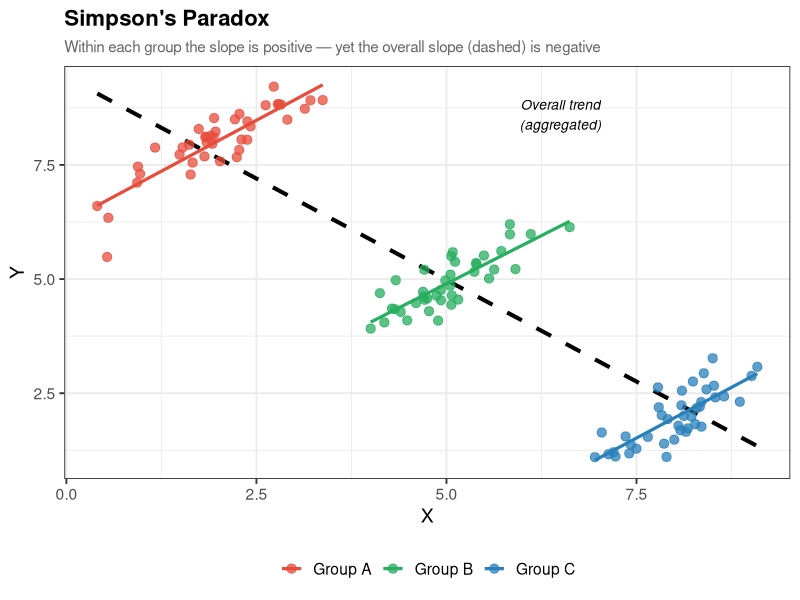
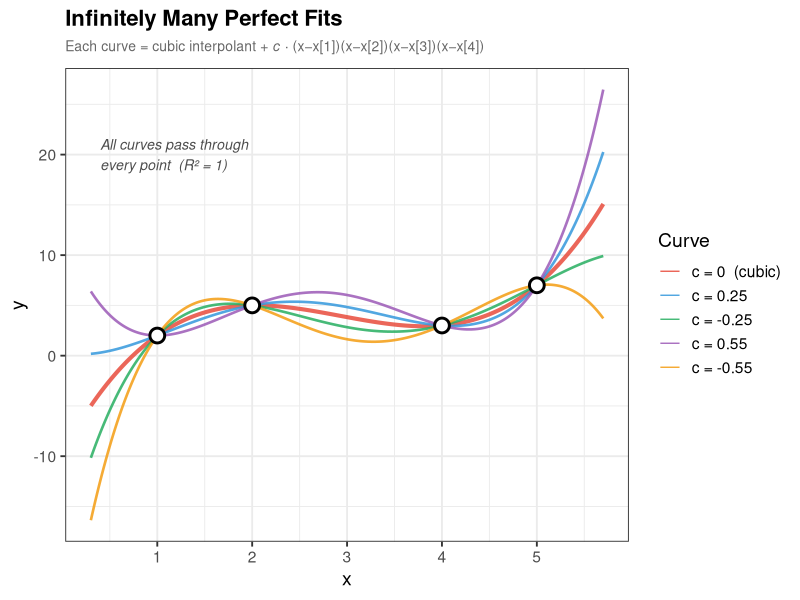
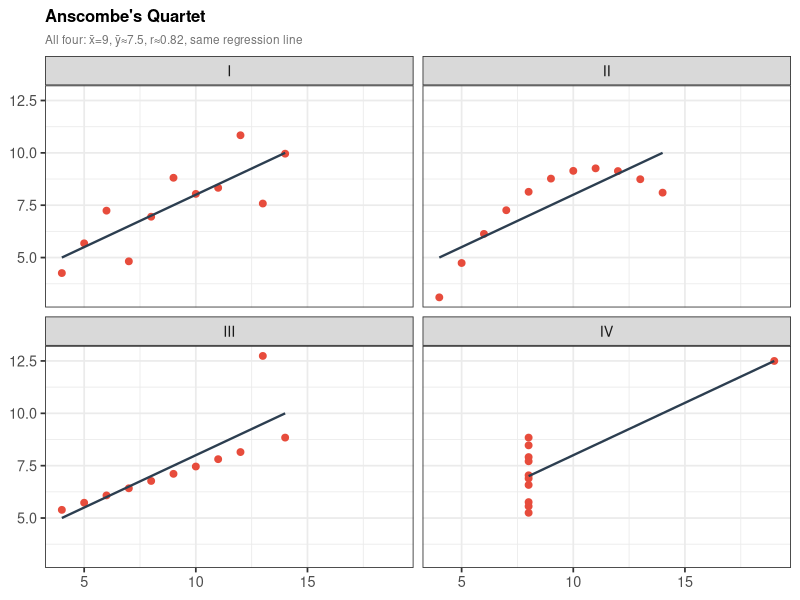
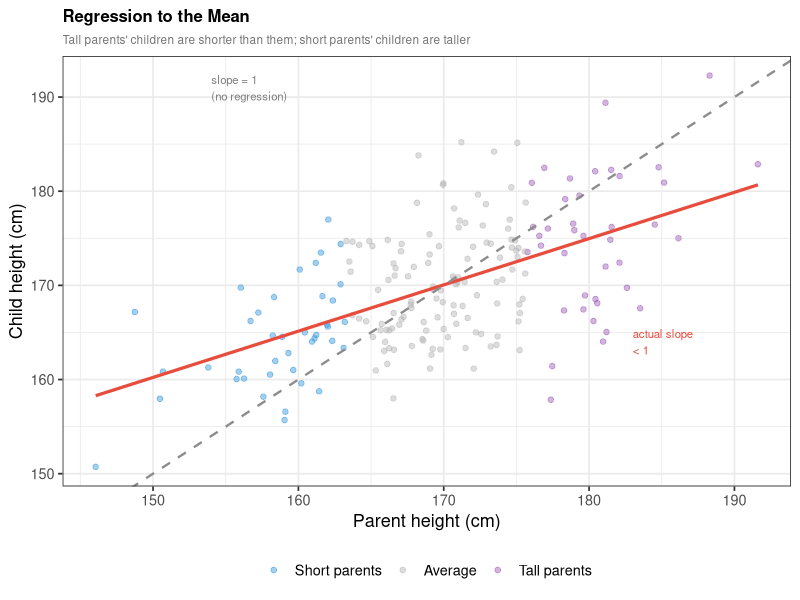
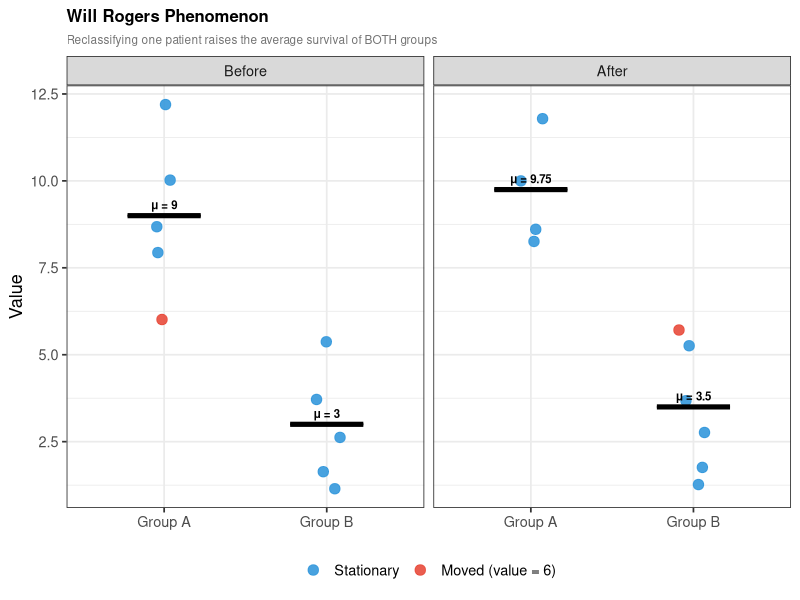
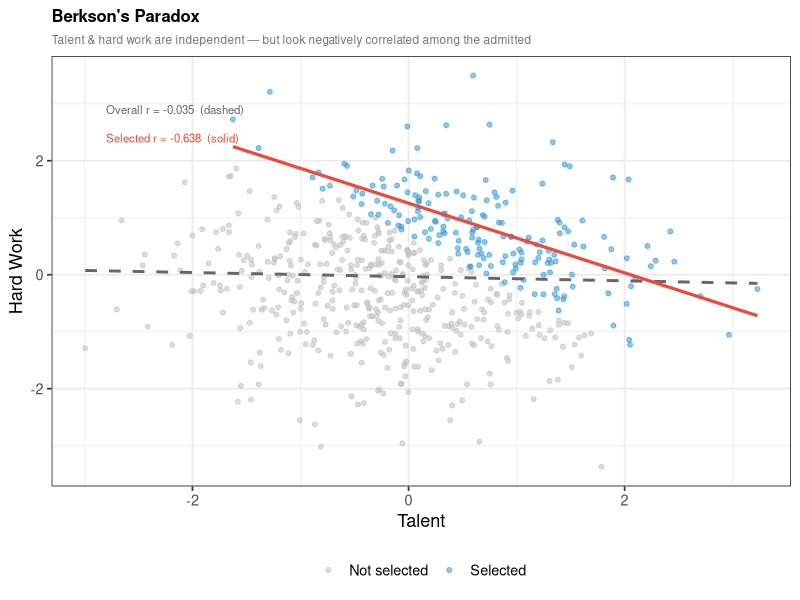
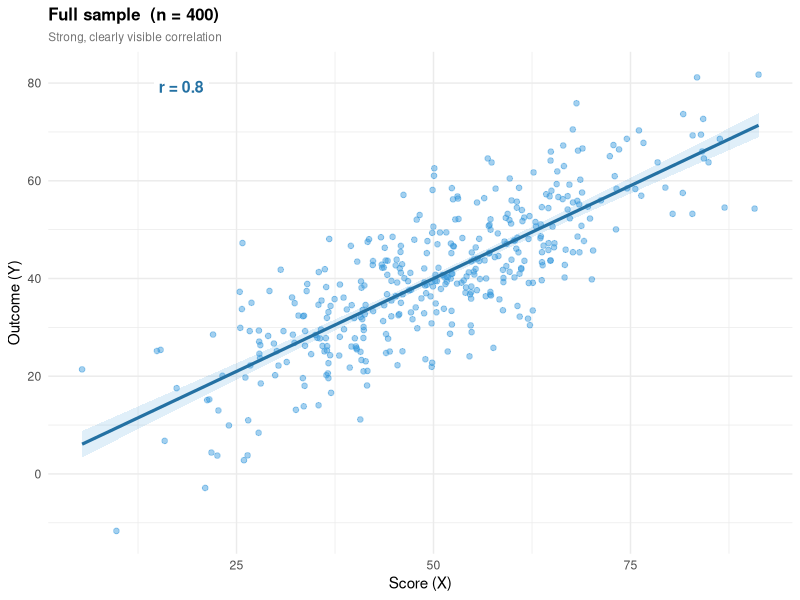
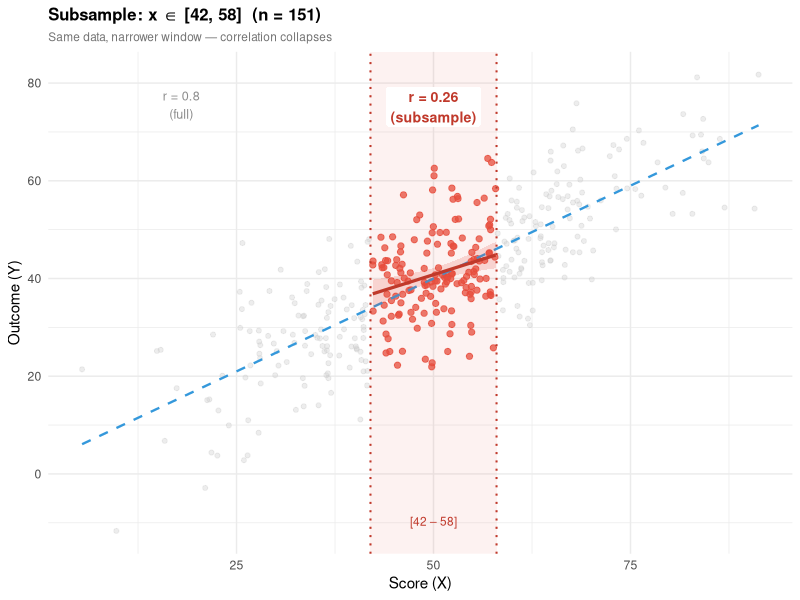

Write R code to recreate these figures, in order.
## ---- chunk 1
knitr::opts_chunk$set(
  echo = TRUE, message = FALSE, warning = FALSE,
  fig.align = "center", fig.width = 7, fig.height = 5
)
if (!requireNamespace("patchwork", quietly = TRUE)) install.packages("patchwork")
library(ggplot2)
library(patchwork)
## ---- chunk 2
set.seed(42)
n <- 40

# Three groups: each has a positive local slope,
# but they're staggered so the global slope is negative.
make_group <- function(mx, my, label) {
  x <- rnorm(n, mean = mx, sd = 0.6)
  y <- my + 0.9 * (x - mx) + rnorm(n, sd = 0.4)
  data.frame(x = x, y = y, group = label)
}

dat <- rbind(
  make_group(mx = 2, my = 8, label = "Group A"),
  make_group(mx = 5, my = 5, label = "Group B"),
  make_group(mx = 8, my = 2, label = "Group C")
)

ggplot(dat, aes(x = x, y = y)) +
  # Overall (aggregated) trend — negative
  geom_smooth(
    method  = "lm", se = FALSE,
    color   = "black", linetype = "dashed", linewidth = 1.4
  ) +
  # Per-group trends — positive
  geom_smooth(
    aes(color = group),
    method = "lm", se = FALSE, linewidth = 1.1
  ) +
  # Points
  geom_point(aes(color = group), size = 2.8, alpha = 0.75) +
  scale_color_manual(
    values = c("Group A" = "#E74C3C",
               "Group B" = "#27AE60",
               "Group C" = "#2980B9")
  ) +
  annotate(
    "text", x = 6.5, y = 8.6, label = "Overall trend\n(aggregated)",
    size = 3.5, color = "black", fontface = "italic"
  ) +
  labs(
    title    = "Simpson's Paradox",
    subtitle = "Within each group the slope is positive — yet the overall slope (dashed) is negative",
    x        = "X",
    y        = "Y",
    color    = NULL
  ) +
  theme_bw(base_size = 14) +
  theme(
    plot.title    = element_text(face = "bold", size = 16),
    plot.subtitle = element_text(color = "grey40", size = 11),
    legend.position = "bottom",
  )
## ---- chunk 3
# --- 4 data points ---
pts <- data.frame(
  x = c(1, 2, 4, 5),
  y = c(2, 5, 3, 7)
)

# --- Base: unique cubic interpolant through all 4 points ---
fit <- lm(y ~ poly(x, 3, raw = TRUE), data = pts)

x_seq <- seq(0.3, 5.7, length.out = 600)
y_base <- predict(fit, newdata = data.frame(x = x_seq))

# --- "Wiggle" term: zero at every data point, so adding it keeps R²=1 ---
wiggle <- (x_seq - pts$x[1]) *
  (x_seq - pts$x[2]) *
  (x_seq - pts$x[3]) *
  (x_seq - pts$x[4])

# --- Build family of perfect-fit curves by varying c ---
c_vals  <- c(0, 0.25, -0.25, 0.55, -0.55)
c_labels <- c("c = 0  (cubic)", "c = 0.25", "c = -0.25", "c = 0.55", "c = -0.55")

curves <- do.call(rbind, lapply(seq_along(c_vals), function(i) {
  data.frame(
    x     = x_seq,
    y     = y_base + c_vals[i] * wiggle,
    curve = c_labels[i]
  )
}))

curves$curve <- factor(curves$curve, levels = c_labels)

ggplot() +
  geom_line(
    data  = curves,
    aes(x = x, y = y, color = curve, linewidth = curve == "c = 0  (cubic)"),
    alpha = 0.85
  ) +
  scale_linewidth_manual(values = c(`TRUE` = 1.4, `FALSE` = 0.9), guide = "none") +
  geom_point(
    data  = pts,
    aes(x = x, y = y),
    size  = 4, shape = 21, fill = "white", color = "black", stroke = 1.5
  ) +
  scale_color_manual(
    values = c(
      "c = 0  (cubic)" = "#E74C3C",
      "c = 0.25"       = "#3498DB",
      "c = -0.25"      = "#27AE60",
      "c = 0.55"       = "#9B59B6",
      "c = -0.55"      = "#F39C12"
    )
  ) +
  annotate(
    "text", x = 0.4, y = 20,
    label    = "All curves pass through\nevery point  (R² = 1)",
    hjust    = 0, size = 3.6, color = "grey30", fontface = "italic"
  ) +
  labs(
    title    = "Infinitely Many Perfect Fits",
    subtitle = expression(
      "Each curve = cubic interpolant + " * italic(c) * " · (x−x[1])(x−x[2])(x−x[3])(x−x[4])"
    ),
    x     = "x",
    y     = "y",
    color = "Curve"
  ) +
  theme_bw(base_size = 14) +
  theme(
    plot.title    = element_text(face = "bold", size = 16),
    plot.subtitle = element_text(color = "grey40", size = 10),
    legend.position = "right"
  )
## ---- chunk 4
t <- theme_bw(base_size = 13) +
  theme(
    plot.title    = element_text(face = "bold", size = 12),
    plot.subtitle = element_text(color = "grey45", size = 8.5),
    legend.position = "bottom",
    legend.key.size = unit(0.5, "lines")
  )

data(anscombe)
al <- data.frame(
  x = c(anscombe$x1, anscombe$x2, anscombe$x3, anscombe$x4),
  y = c(anscombe$y1, anscombe$y2, anscombe$y3, anscombe$y4),
  ds = factor(rep(c("I", "II", "III", "IV"), each = 11))
)

p1 <- ggplot(al, aes(x, y)) +
  geom_point(color = "#E74C3C", size = 2) +
  geom_smooth(method = "lm", se = FALSE, color = "#2C3E50", linewidth = 0.8) +
  facet_wrap(~ds, nrow = 2) +
  labs(
    title    = "Anscombe's Quartet",
    subtitle = "All four: x̄=9, ȳ≈7.5, r≈0.82, same regression line",
    x = NULL, y = NULL
  ) + t

p1
## ---- chunk 5
set.seed(42)
n        <- 200
parent   <- rnorm(n, 170, 8)
child    <- 170 + 0.55 * (parent - 170) + rnorm(n, 0, 6)
rtm      <- data.frame(parent, child)

# Classify parents as short / average / tall for coloring
rtm$cat <- cut(rtm$parent,
               breaks = quantile(rtm$parent, c(0, .2, .8, 1)),
               labels = c("Short parents", "Average", "Tall parents"),
               include.lowest = TRUE)

p2 <- ggplot(rtm, aes(parent, child, color = cat)) +
  geom_point(alpha = 0.45, size = 1.6) +
  geom_smooth(data = rtm, aes(parent, child), inherit.aes = FALSE,
              method = "lm", se = FALSE, color = "#E74C3C", linewidth = 1.1) +
  geom_abline(slope = 1, intercept = 0, linetype = "dashed",
              color = "grey55", linewidth = 0.8) +
  annotate("text", x = 154, y = 191,
           label = "slope = 1\n(no regression)", size = 2.9,
           color = "grey50", hjust = 0) +
  annotate("text", x = 183, y = 164,
           label = "actual slope\n< 1", size = 2.9,
           color = "#E74C3C", hjust = 0) +
  scale_color_manual(
    values = c("Short parents" = "#3498DB",
               "Average"       = "grey70",
               "Tall parents"  = "#9B59B6"),
    name = NULL
  ) +
  labs(
    title    = "Regression to the Mean",
    subtitle = "Tall parents' children are shorter than them; short parents' children are taller",
    x = "Parent height (cm)", y = "Child height (cm)"
  ) + theme_bw(base_size = 13) +
  theme(plot.title = element_text(face = "bold", size = 12),
        plot.subtitle = element_text(color = "grey45", size = 8.5),
        legend.position = "bottom")

p2
## ---- chunk 6
a_before <- c(6, 8, 9, 10, 12)   # mean = 9.0
b_before <- c(1, 2, 3, 4,  5)   # mean = 3.0
# Move 6 from A -> B:  new mean A = 9.75 (+0.75),  new mean B = 3.5 (+0.5)
a_after  <- c(8, 9, 10, 12)
b_after  <- c(1, 2,  3,  4,  5, 6)

make_wr <- function(vals, group, timing, moved_val = NULL) {
  data.frame(
    value  = vals,
    group  = group,
    timing = timing,
    moved  = if (!is.null(moved_val)) vals == moved_val else FALSE
  )
}

wr <- rbind(
  make_wr(a_before, "Group A", "Before", 6),
  make_wr(b_before, "Group B", "Before"),
  make_wr(a_after,  "Group A", "After"),
  make_wr(b_after,  "Group B", "After", 6)
)
wr$timing <- factor(wr$timing, levels = c("Before", "After"))

wr_means <- aggregate(value ~ group + timing, wr, mean)

p3 <- ggplot(wr, aes(x = group, y = value)) +
  geom_jitter(aes(color = moved), width = 0.09, size = 3.2, alpha = 0.9) +
  geom_crossbar(data = wr_means, aes(y = value, ymin = value, ymax = value),
                width = 0.45, color = "black", linewidth = 0.7) +
  geom_text(data = wr_means,
            aes(y = value, label = paste0("μ = ", round(value, 2))),
            vjust = -0.7, size = 2.9, fontface = "bold") +
  facet_wrap(~timing) +
  scale_color_manual(
    values = c(`FALSE` = "#3498DB", `TRUE` = "#E74C3C"),
    labels = c("Stationary", "Moved (value = 6)"),
    name   = NULL
  ) +
  labs(
    title    = "Will Rogers Phenomenon",
    subtitle = "Reclassifying one patient raises the average survival of BOTH groups",
    x = NULL, y = "Value"
  ) + theme_bw(base_size = 13) +
  theme(plot.title = element_text(face = "bold", size = 12),
        plot.subtitle = element_text(color = "grey45", size = 8.5),
        legend.position = "bottom")

p3
## ---- chunk 7
set.seed(42)
n2        <- 600
talent    <- rnorm(n2)
hardwork  <- rnorm(n2)
selected  <- (talent + hardwork) > 0.7

berk <- data.frame(talent, hardwork, selected)

r_all <- round(cor(talent, hardwork), 3)
r_sel <- round(cor(talent[selected], hardwork[selected]), 3)

p4 <- ggplot(berk, aes(talent, hardwork, color = selected)) +
  geom_point(size = 1.4, alpha = 0.55) +
  geom_smooth(data = berk, aes(talent, hardwork), inherit.aes = FALSE,
              method = "lm", se = FALSE,
              color = "grey40", linewidth = 1, linetype = "dashed") +
  geom_smooth(data = subset(berk, selected), aes(talent, hardwork),
              inherit.aes = FALSE,
              method = "lm", se = FALSE,
              color = "#E74C3C", linewidth = 1.1) +
  scale_color_manual(
    values = c(`FALSE` = "grey75", `TRUE` = "#3498DB"),
    labels = c("Not selected", "Selected"),
    name   = NULL
  ) +
  annotate("text", x = -2.8, y = 2.9,
           label = paste0("Overall r = ", r_all, "  (dashed)"),
           hjust = 0, size = 2.9, color = "grey40") +
  annotate("text", x = -2.8, y = 2.4,
           label = paste0("Selected r = ", r_sel, "  (solid)"),
           hjust = 0, size = 2.9, color = "#E74C3C") +
  labs(
    title    = "Berkson's Paradox",
    subtitle = "Talent & hard work are independent — but look negatively correlated among the admitted",
    x = "Talent", y = "Hard Work"
  ) + theme_bw(base_size = 13) +
  theme(plot.title = element_text(face = "bold", size = 12),
        plot.subtitle = element_text(color = "grey45", size = 8.5),
        legend.position = "bottom")

p4
## ---- chunk 8
set.seed(7)
n <- 400

# True relationship: x and y with r ~ 0.80
x   <- rnorm(n, mean = 50, sd = 15)
eps <- rnorm(n, sd = 15 * sqrt(1 - 0.80^2))
y   <- 0.80 * x + eps

dat       <- data.frame(x = x, y = y)
r_full    <- cor(x, y)

lo <- 42; hi <- 58
dat$selected <- x >= lo & x <= hi
r_sub <- cor(x[dat$selected], y[dat$selected])

t <- theme_minimal(base_size = 11) +
  theme(
    plot.title    = element_text(face = "bold", size = 12),
    plot.subtitle = element_text(color = "grey45", size = 8.5)
  )

p1 <- ggplot(dat, aes(x, y)) +
  geom_point(color = "#3498DB", alpha = 0.45, size = 1.6) +
  geom_smooth(method = "lm", se = TRUE, fill = "#3498DB",
              color = "#2471A3", linewidth = 1.1, alpha = 0.15) +
  annotate("label", x = 18, y = max(y) * 0.97,
           label = paste0("r = ", round(r_full, 2)),
           size = 4, fontface = "bold", color = "#2471A3",
           fill = "white", label.size = 0) +
  labs(
    title    = "Full sample  (n = 400)",
    subtitle = "Strong, clearly visible correlation",
    x = "Score (X)", y = "Outcome (Y)"
  ) + t

p1
## ---- chunk 9
p2 <- ggplot(dat, aes(x, y)) +
  # shade the selected window
  annotate("rect", xmin = lo, xmax = hi, ymin = -Inf, ymax = Inf,
           fill = "#E74C3C", alpha = 0.07) +
  # grey out out-of-range points
  geom_point(data = subset(dat, !selected),
             color = "grey80", alpha = 0.35, size = 1.4) +
  # highlight in-range points
  geom_point(data = subset(dat, selected),
             color = "#E74C3C", alpha = 0.75, size = 1.8) +
  # full-sample regression (ghost)
  geom_smooth(method = "lm", se = FALSE,
              color = "#3498DB", linewidth = 0.8,
              linetype = "dashed", alpha = 0.6) +
  # subsample regression
  geom_smooth(data = subset(dat, selected), method = "lm", se = TRUE,
              fill = "#E74C3C", color = "#C0392B",
              linewidth = 1.1, alpha = 0.18) +
  # boundary markers
  geom_vline(xintercept = c(lo, hi), linetype = "dotted",
             color = "#C0392B", linewidth = 0.7) +
  annotate("label", x = (lo + hi) / 2, y = max(y) * 0.97,
           label = paste0("r = ", round(r_sub, 2), "\n(subsample)"),
           size = 3.6, fontface = "bold", color = "#C0392B",
           fill = "white", label.size = 0, vjust = 1) +
  annotate("label", x = 18, y = max(y) * 0.97,
           label = paste0("r = ", round(r_full, 2), "\n(full)"),
           size = 3.2, color = "grey55", fill = "white",
           label.size = 0, vjust = 1) +
  annotate("text", x = (lo + hi) / 2, y = min(y) + 2,
           label = paste0("[", lo, " – ", hi, "]"),
           size = 3, color = "#C0392B") +
  labs(
    title    = paste0("Subsample: x ∈ [", lo, ", ", hi, "]  (n = ",
                      sum(dat$selected), ")"),
    subtitle = "Same data, narrower window — correlation collapses",
    x = "Score (X)", y = "Outcome (Y)"
  ) + t

p2
## ---- chunk 10
half_widths <- seq(4, 44, by = 2)
curve_dat <- do.call(rbind, lapply(half_widths, function(hw) {
  sub <- dat[abs(dat$x - 50) < hw, ]
  data.frame(
    window_width = hw * 2,
    r            = if (nrow(sub) >= 10) cor(sub$x, sub$y) else NA,
    n_sub        = nrow(sub)
  )
}))
curve_dat <- curve_dat[!is.na(curve_dat$r), ]

used_width <- hi - lo

p3 <- ggplot(curve_dat, aes(window_width, r)) +
  geom_hline(yintercept = r_full, linetype = "dashed",
             color = "#3498DB", linewidth = 0.9) +
  geom_line(color = "#E74C3C", linewidth = 1.1) +
  geom_point(color = "#E74C3C", size = 2) +
  geom_vline(xintercept = used_width, linetype = "dotted",
             color = "#C0392B", linewidth = 0.8) +
  geom_point(data = curve_dat[curve_dat$window_width == used_width, ],
             size = 4, shape = 21, fill = "#E74C3C", color = "black", stroke = 1) +
  annotate("text", x = used_width + 1.5, y = 0.12,
           label = paste0("panel 2\n(width=", used_width, ")"),
           hjust = 0, size = 3, color = "#C0392B") +
  annotate("text", x = max(curve_dat$window_width) - 1,
           y = r_full + 0.025,
           label = paste0("true r = ", round(r_full, 2)),
           hjust = 1, size = 3.2, color = "#3498DB") +
  scale_y_continuous(limits = c(0, 1)) +
  labs(
    title    = "Observed r vs. Range Width",
    subtitle = "Narrowing the observed range drives correlation to zero",
    x = "Width of observed x-window",
    y = "Observed Pearson r"
  ) + t

p3
## ---- chunk 11
C1 <- "#E74C3C"; C2 <- "#3498DB"; C3 <- "#27AE60"
C4 <- "#9B59B6"; C5 <- "#F39C12"; CG <- "grey55"

t <- theme_bw(base_size = 13) + theme(
  plot.title      = element_text(face = "bold", size = 12),
  plot.subtitle   = element_text(color = "grey45", size = 8.5, lineheight = 1.2),
  legend.position = "bottom",
  legend.key.size = unit(0.4, "lines"),
  legend.text     = element_text(size = 8)
)

bd <- data.frame(n = 1:70)
bd$prob <- sapply(bd$n, function(n) 1 - prod((365:(365 - n + 1)) / 365))

p1 <- ggplot(bd, aes(n, prob)) +
  geom_ribbon(aes(ymin = 0, ymax = prob), fill = C2, alpha = 0.12) +
  geom_line(color = C2, linewidth = 1.1) +
  geom_hline(yintercept = 0.5, linetype = "dashed", color = CG) +
  geom_vline(xintercept = 23, linetype = "dotted", color = C1) +
  geom_point(data = bd[bd$n == 23, ], size = 3.5,
             shape = 21, fill = "white", color = C1, stroke = 1.5) +
  annotate("text", x = 26, y = 0.36, hjust = 0, size = 2.9, color = C1,
           label = "n = 23\np > 50%") +
  scale_y_continuous(labels = function(x) paste0(round(x * 100), "%"),
                     limits = c(0, 1)) +
  labs(title = "Birthday Paradox",
       subtitle = "P(≥2 shared birthdays) by group size",
       x = "People in group", y = "Probability") + t

p1
## ---- chunk 12
prev_seq <- seq(0.001, 0.30, length.out = 300)
sens <- 0.99; spec <- 0.99
ppv  <- (sens * prev_seq) / (sens * prev_seq + (1 - spec) * (1 - prev_seq))
fp_dat <- data.frame(prev = prev_seq, ppv = ppv)

hit <- fp_dat[which.min(abs(fp_dat$prev - 0.01)), ]

p2 <- ggplot(fp_dat, aes(prev, ppv)) +
  geom_ribbon(aes(ymin = 0, ymax = ppv), fill = C1, alpha = 0.10) +
  geom_line(color = C1, linewidth = 1.1) +
  geom_hline(yintercept = 0.5, linetype = "dashed", color = CG) +
  geom_vline(xintercept = 0.01, linetype = "dotted", color = C4) +
  geom_point(data = hit, size = 3.5,
             shape = 21, fill = "white", color = C4, stroke = 1.5) +
  annotate("text", x = 0.014, y = 0.30, hjust = 0, size = 2.9, color = C4,
           label = "1% prevalence\nPPV ≈ 50%!") +
  scale_x_continuous(labels = function(x) paste0(x * 100, "%")) +
  scale_y_continuous(labels = function(x) paste0(round(x * 100), "%"),
                     limits = c(0, 1)) +
  labs(title = "False Positive Paradox",
       subtitle = "P(truly sick | positive test)  [sens = spec = 99%]",
       x = "True disease prevalence", y = "Positive predictive value") + t

p2
## ---- chunk 13
play_game <- function(game, capital) {
  p <- if (game == "A") 0.495 else if (capital %% 3 == 0) 0.095 else 0.745
  capital + if (runif(1) < p) 1L else -1L
}

run_strat <- function(strategy, rounds = 300) {
  cap <- 0L
  sapply(seq_len(rounds), function(i) {
    g <- if (strategy == "A") "A"
    else if (strategy == "B") "B"
    else if (i %% 2 == 1) "A" else "B"
    cap <<- play_game(g, cap)
    cap
  })
}

n_sims <- 40
par_dat <- do.call(rbind, lapply(c("A", "B", "A+B (alternating)"), function(strat) {
  do.call(rbind, lapply(seq_len(n_sims), function(s) {
    set.seed(s * 17)
    data.frame(round = seq_len(300), capital = run_strat(strat),
               sim = s, strategy = strat)
  }))
}))
par_mean <- aggregate(capital ~ round + strategy, par_dat, mean)

p3 <- ggplot(par_dat, aes(round, capital,
                          group = interaction(sim, strategy), color = strategy)) +
  geom_line(alpha = 0.07, linewidth = 0.4) +
  geom_line(data = par_mean, aes(group = strategy), linewidth = 1.3) +
  geom_hline(yintercept = 0, linetype = "dashed", color = "black", linewidth = 0.6) +
  scale_color_manual(
    values = c("A" = C1, "B" = CG, "A+B (alternating)" = C3),
    labels = c("Game A  (losing)", "Game B  (losing)", "Alternate A+B  (winning!)")
  ) +
  labs(title = "Parrondo's Paradox",
       subtitle = "Two losing games → winning strategy when alternated",
       x = "Round", y = "Capital", color = NULL) + t

p3
## ---- chunk 14
set.seed(42)
n_surv <- 500
quality <- rnorm(n_surv, 50, 12)
luck    <- rnorm(n_surv, 0, 18)
outcome <- 0.3 * quality + luck + 20
sv_dat  <- data.frame(quality, outcome, survived = outcome > 55)

p4 <- ggplot(sv_dat, aes(quality, outcome)) +
  geom_point(data = subset(sv_dat, !survived),
             color = "grey82", size = 1.3, alpha = 0.55) +
  geom_point(data = subset(sv_dat, survived),
             color = C2, size = 1.6, alpha = 0.75) +
  geom_smooth(method = "lm", se = FALSE, color = CG,
              linetype = "dashed", linewidth = 0.9) +
  geom_smooth(data = subset(sv_dat, survived),
              method = "lm", se = FALSE, color = C2, linewidth = 1.1) +
  geom_hline(yintercept = 55, linetype = "dotted", color = C1, linewidth = 0.7) +
  annotate("text", x = 17, y = 57.5, hjust = 0, size = 2.7, color = C1,
           label = "success threshold") +
  annotate("text", x = 74, y = 22,  hjust = 1, size = 2.7, color = "grey60",
           label = "unseen failures") +
  annotate("text", x = 74, y = 84,  hjust = 1, size = 2.7, color = C2,
           label = "observed survivors") +
  labs(title = "Survivorship Bias",
       subtitle = "Survivors (blue) make quality look more decisive than it is",
       x = "Quality", y = "Outcome") + t

p4
## ---- chunk 15
set.seed(42)
n_gaps  <- 4000
gap_all <- rexp(n_gaps, rate = 1 / 10)
gap_hit <- sample(gap_all, n_gaps, replace = TRUE, prob = gap_all / sum(gap_all))

insp_dat <- data.frame(
  gap    = c(gap_all, gap_hit),
  source = rep(c(paste0("All gaps  (mean = ", round(mean(gap_all), 1), " min)"),
                 paste0("Gap you land in  (mean = ", round(mean(gap_hit), 1), " min)")),
               each = n_gaps)
)

p5 <- ggplot(insp_dat, aes(gap, fill = source, color = source)) +
  geom_density(alpha = 0.30, linewidth = 0.9) +
  geom_vline(aes(xintercept = mean(gap_all)), color = C2,
             linetype = "dashed", linewidth = 0.8) +
  geom_vline(aes(xintercept = mean(gap_hit)), color = C1,
             linetype = "dashed", linewidth = 0.8) +
  annotate("text", x = mean(gap_all) + 1, y = 0.068,
           label = paste0(round(mean(gap_all), 1), " min"), hjust = 0,
           size = 2.8, color = C2) +
  annotate("text", x = mean(gap_hit) + 1, y = 0.068,
           label = paste0(round(mean(gap_hit), 1), " min"), hjust = 0,
           size = 2.8, color = C1) +
  scale_x_continuous(limits = c(0, 60)) +
  scale_fill_manual( values = c(C2, C1), name = NULL) +
  scale_color_manual(values = c(C2, C1), name = NULL) +
  labs(title = "Inspection Paradox",
       subtitle = "You always seem to arrive mid-gap — because longer gaps are easier to land in",
       x = "Gap length (min)", y = "Density") + t

p5
## ---- chunk 16
make_cm <- function(tp, fp, tn, fn, model_label) {
  total <- tp + fp + tn + fn
  data.frame(
    actual    = factor(c("Sick","Sick","Healthy","Healthy"),
                       levels = c("Sick","Healthy")),
    predicted = factor(c("Sick","Healthy","Sick","Healthy"),
                       levels = c("Sick","Healthy")),
    pct       = round(c(tp, fn, fp, tn) / total * 100, 1),
    model     = model_label
  )
}

acc_dat <- rbind(
  make_cm(0, 0, 9500, 500,
          "Model A  ('always Healthy')\nAccuracy 95%  |  Recall 0%"),
  make_cm(400, 100, 8650, 850,
          "Model B  (real classifier)\nAccuracy 90%  |  Recall 80%")
)

p6 <- ggplot(acc_dat, aes(predicted, actual, fill = pct)) +
  geom_tile(color = "white", linewidth = 1.2) +
  geom_text(aes(label = paste0(pct, "%")), size = 3.5, fontface = "bold") +
  facet_wrap(~model) +
  scale_fill_gradient2(low = "white", mid = "#FFF3B0",
                       high = C1, midpoint = 30,
                       name = "% of total") +
  labs(title = "Accuracy Paradox",
       subtitle = "95%-accurate model catches zero sick patients",
       x = "Predicted", y = "Actual") +
  theme_minimal(base_size = 12) +
  theme(plot.title      = element_text(face = "bold", size = 13),
        plot.subtitle   = element_text(color = "grey45", size = 10),
        strip.text      = element_text(size = 11, face = "bold"),
        legend.position = "none")

p6
## ---- chunk 17
edges_fp <- data.frame(
  a = c(1,1,1,1,1,1,2,2,3,3,4,5,6,7,8),
  b = c(2,3,4,5,6,7,3,8,9,10,9,10,11,11,12)
)
all_n <- 1:12
deg   <- sapply(all_n, function(v) sum(edges_fp$a == v | edges_fp$b == v))

fp_dat <- data.frame(
  own = deg,
  mean_nbr = sapply(all_n, function(v) {
    nb <- union(edges_fp$b[edges_fp$a == v], edges_fp$a[edges_fp$b == v])
    if (!length(nb)) return(NA)
    mean(deg[nb])
  })
)
fp_dat <- na.omit(fp_dat)

p7 <- ggplot(fp_dat, aes(own, mean_nbr)) +
  geom_abline(slope = 1, intercept = 0, linetype = "dashed",
              color = CG, linewidth = 0.8) +
  geom_point(color = C4, size = 3.5, alpha = 0.9) +
  annotate("text", x = 1.1, y = 5.5, hjust = 0, size = 2.9, color = C4,
           label = "above the line:\nyour friends have\nmore friends than you") +
  labs(title = "Friendship Paradox",
       subtitle = "Mean neighbor degree > own degree for most nodes",
       x = "Your degree (# friends)",
       y = "Mean degree of your friends") + t

p7
## ---- chunk 18
nodes_b <- data.frame(x = c(0,2,2,4), y = c(1,2,0,1), lbl = c("S","A","B","T"))

segs_before <- data.frame(
  x=c(0,2,0,2), y=c(1,2,1,0), xend=c(2,4,2,4), yend=c(2,1,0,1),
  cost=c("x/N","1","1","x/N"), new=FALSE
)
segs_after <- rbind(segs_before,
                    data.frame(x=2,y=2,xend=2,yend=0,cost="0  ← new!",new=TRUE)
)

make_net <- function(segs, nodes, title_str, cost_str, cost_col) {
  ggplot() +
    geom_segment(data = segs,
                 aes(x,y,xend=xend,yend=yend,color=new,linewidth=new),
                 arrow = arrow(length=unit(0.18,"cm"),type="closed")) +
    geom_label(data = segs,
               aes((x+xend)/2 + ifelse(cost=="0  ← new!", 0.22, 0),
                   (y+yend)/2 + ifelse(cost=="0  ← new!", 0, 0),
                   label=cost, color=new),
               size=2.7, label.size=0, fill="white") +
    geom_point(data=nodes, aes(x,y), size=9, color="#2C3E50") +
    geom_text(data=nodes, aes(x,y,label=lbl),
              color="white", fontface="bold", size=3.5) +
    annotate("text", x=2, y=-0.35, label=cost_str, hjust=0.5,
             size=3.2, fontface="bold", color=cost_col) +
    scale_color_manual(values=c(`FALSE`="grey40",`TRUE`=C1), guide="none") +
    scale_linewidth_manual(values=c(`FALSE`=0.8,`TRUE`=1.4), guide="none") +
    coord_cartesian(ylim=c(-0.5, 2.5)) +
    labs(subtitle=title_str) +
    theme_void(base_size=10) +
    theme(plot.subtitle=element_text(color="grey40",size=8,hjust=0.5))
}

net1 <- make_net(segs_before, nodes_b, "Without new road", "Nash cost = 1.5", C3)
net2 <- make_net(segs_after,  nodes_b, "With free A→B road (red)", "Nash cost = 2.0  ↑", C1)

p8 <- (net1 / net2) +
  plot_annotation(
    title    = "Braess's Paradox",
    subtitle = "Adding a free road raises everyone's travel time at equilibrium",
    theme    = theme(
      plot.title    = element_text(face="bold", size=13),
      plot.subtitle = element_text(color="grey45", size=9)
    )
  )

p8
## ---- chunk 19
set.seed(42)
n_tests <- 100
pv      <- sort(runif(n_tests))
ph_dat  <- data.frame(rank = seq_len(n_tests), p = pv, sig = pv < 0.05)

p9 <- ggplot(ph_dat, aes(rank, p, fill = sig, color = sig)) +
  geom_col(width = 0.85, alpha = 0.8) +
  geom_hline(yintercept = 0.05, color = C1, linewidth = 1, linetype = "dashed") +
  scale_fill_manual( values = c(`TRUE` = C1, `FALSE` = "grey75"), guide = "none") +
  scale_color_manual(values = c(`TRUE` = C1, `FALSE` = "grey75"), guide = "none") +
  annotate("text", x = 3, y = 0.11, hjust = 0, size = 2.9, color = C1,
           label = paste0(sum(ph_dat$sig), " 'significant' results\n(all truly null!)")) +
  labs(title = "P-hacking / Multiple Comparisons",
       subtitle = "100 tests on pure noise — ~5 cross α=0.05 by chance alone",
       x = "Test (sorted by p-value)", y = "p-value") + t

p9
